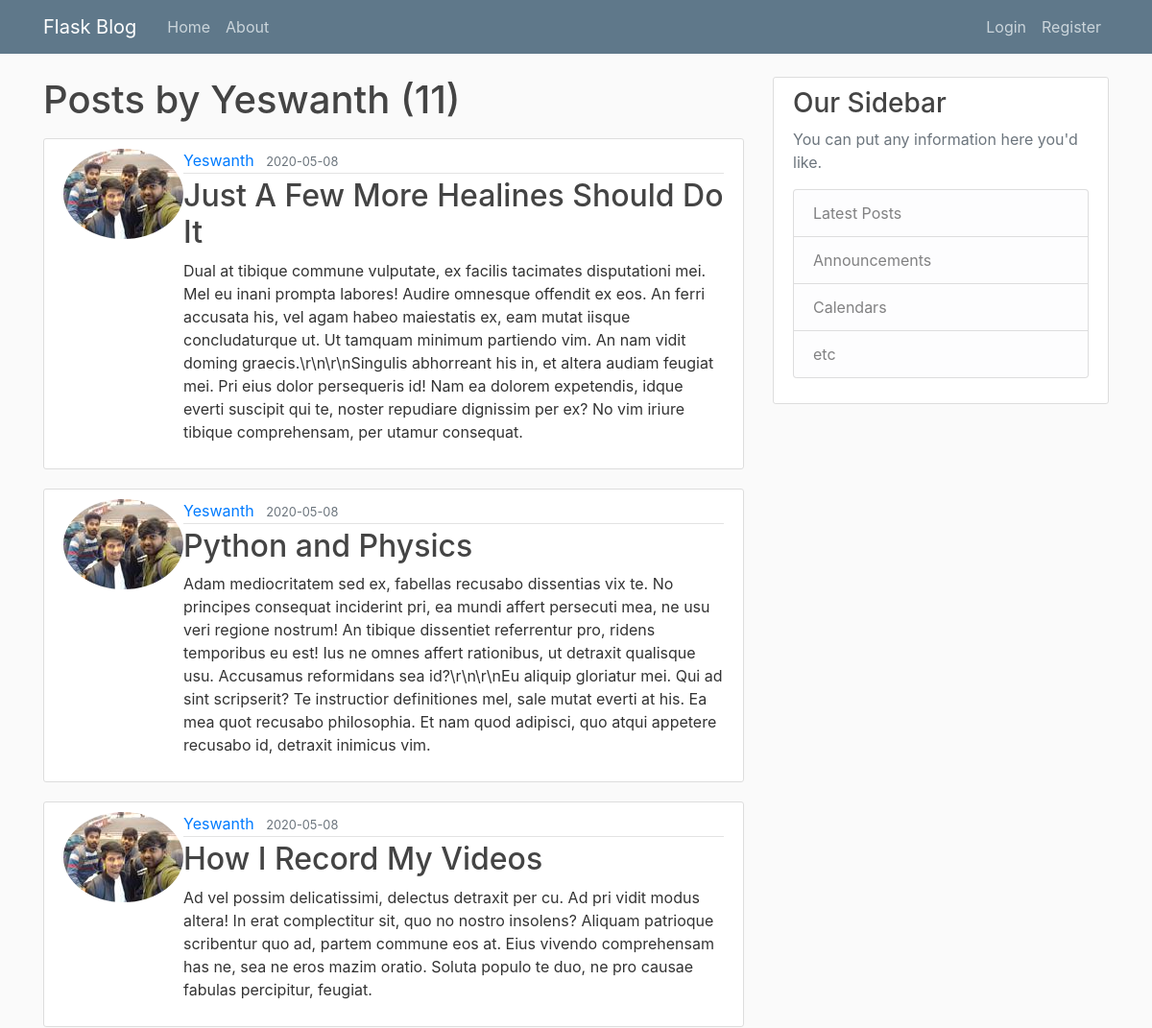
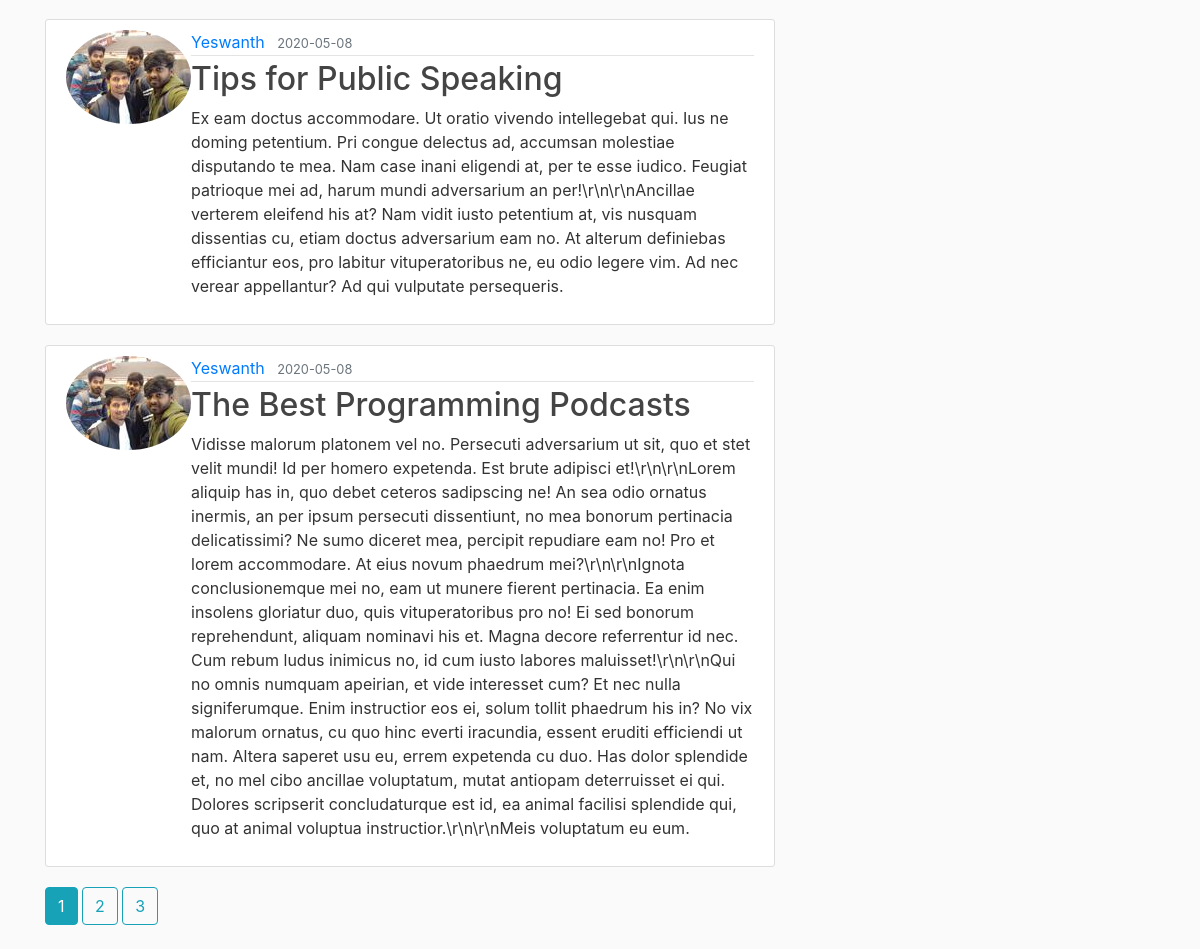
Page /user/Yeswanth on the committed database (2 pictures, top to bottom).
### flaskblog/models.py (models this page shows, shortened)
class User(db.Model, UserMixin):
    id = db.Column(db.Integer, primary_key=True)
    username = db.Column(db.String(20), unique=True, nullable=False)
    email = db.Column(db.String(120), unique=True, nullable=False)
    image_file = db.Column(db.String(20), nullable=False, default='default.jpg')
    password = db.Column(db.String(60), nullable=False)
    posts = db.relationship('Post', backref='author', lazy=True)

class Post(db.Model):
    id = db.Column(db.Integer, primary_key=True)
    title = db.Column(db.String(100), nullable=False )
    date_posted = db.Column(db.DateTime, nullable=False, default=datetime.utcnow)
    content = db.Column(db.Text, nullable=False)
    user_id = db.Column(db.Integer, db.ForeignKey('user.id'), nullable=False)

### flaskblog/users/routes.py (the view)
@users.route("/user/<string:username>")
def user_posts(username):
    page = request.args.get('page', 1, type=int)
    user = User.query.filter_by(username=username).first_or_404()
    posts = Post.query.filter_by(author=user)\
        .order_by(Post.date_posted.desc())\
        .paginate(page=page, per_page=5)
    return render_template('user_post.html', posts=posts, user=user)

### flaskblog/templates/user_post.html
{% extends 'layout.jinja2' %}
{% block content %}
	<h1 class="mb-3">Posts by {{ user.username }} ({{ posts.total }})</h1>
	{% for post in posts.items %}
		<article class="media content-section">
			<img class="rounded-circle article-image" src="{{ url_for('static', filename='profile_pics/' + post.author.image_file) }}">
			<div class="media-body">
				<div class="article-metadata">
					<a class="mr-2" href="{{ url_for('users.user_posts', username=post.author.username) }}">{{ post.author.username }}</a>
					<small class="text-muted">{{ post.date_posted.strftime('%Y-%m-%d') }}</small>
				</div>
				<h2><a class="article-title" href="{{ url_for('posts.post', post_id=post.id) }}">{{ post.title }}</a></h2>
				<p class="article-content">{{ post.content }}</p>
			</div>
		</article>
	{% endfor %}
	{% for page_num in posts.iter_pages(left_edge=1, right_edge=1, left_current=1, right_current=2) %}
		{% if page_num  %}
			{% if posts.page == page_num %}
				<a  class="btn btn-info mb-4" href="{{ url_for('users.user_posts', username=user.username, page=page_num) }}">{{ page_num }}</a>
			{% else %}
				<a  class="btn btn-outline-info mb-4" href="{{ url_for('users.user_posts', username=user.username, page=page_num) }}">{{ page_num }}</a>
			{% endif %}
		{% else %}
			...
		{% endif %}
	{% endfor %}
{% endblock %}

### flaskblog/static/main.css (style rules this page uses)
body { background: #fafafa; color: #333333; margin-top: 5rem; }
h1, h2, h3, h4, h5, h6 { color: #444444; }
.content-section { background: #ffffff; padding: 10px 20px; border: 1px solid #dddddd; border-radius: 3px; margin-bottom: 20px; }
.article-title { color: #444444; }
.article-content { white-space: pre-line; }
.article-metadata { padding-bottom: 1px; margin-bottom: 4px; border-bottom: 1px solid #e3e3e3 }

### rows in the picture
User: username "Yeswanth"
Post: image_file (picture), author.username "Yeswanth", date_posted "2020-05-08", title "Just A Few More Healines Should Do It", content "Dual at tibique commune vulputate, ex facilis tacimates disputationi mei. Mel eu inani prompta labores! Audire omnesque offendit ex eos. An ferri accusata his, vel agam habeo maiestatis ex, eam mutat iisque concludaturque ut. Ut tamquam minimum partiendo vim. An nam vidit doming graecis.\\r\\n\\r\\nSingulis abhorreant his in, et altera audiam feugiat mei. Pri eius dolor persequeris id! Nam ea dolorem expetendis, idque everti suscipit qui te, noster repudiare dignissim per ex? No vim iriure tibique comprehensam, per utamur consequat."
Post: image_file (picture), author.username "Yeswanth", date_posted "2020-05-08", title "Python and Physics", content "Adam mediocritatem sed ex, fabellas recusabo dissentias vix te. No principes consequat inciderint pri, ea mundi affert persecuti mea, ne usu veri regione nostrum! An tibique dissentiet referrentur pro, ridens temporibus eu est! Ius ne omnes affert rationibus, ut detraxit qualisque usu. Accusamus reformidans sea id?\\r\\n\\r\\nEu aliquip gloriatur mei. Qui ad sint scripserit? Te instructior definitiones mel, sale mutat everti at his. Ea mea quot recusabo philosophia. Et nam quod adipisci, quo atqui appetere recusabo id, detraxit inimicus vim."
Post: image_file (picture), author.username "Yeswanth", date_posted "2020-05-08", title "How I Record My Videos", content "Ad vel possim delicatissimi, delectus detraxit per cu. Ad pri vidit modus altera! In erat complectitur sit, quo no nostro insolens? Aliquam patrioque scribentur quo ad, partem commune eos at. Eius vivendo comprehensam has ne, sea ne eros mazim oratio. Soluta populo te duo, ne pro causae fabulas percipitur, feugiat."
Post: image_file (picture), author.username "Yeswanth", date_posted "2020-05-08", title "Tips for Public Speaking", content "Ex eam doctus accommodare. Ut oratio vivendo intellegebat qui. Ius ne doming petentium. Pri congue delectus ad, accumsan molestiae disputando te mea. Nam case inani eligendi at, per te esse iudico. Feugiat patrioque mei ad, harum mundi adversarium an per!\\r\\n\\r\\nAncillae verterem eleifend his at? Nam vidit iusto petentium at, vis nusquam dissentias cu, etiam doctus adversarium eam no. At alterum definiebas efficiantur eos, pro labitur vituperatoribus ne, eu odio legere vim. Ad nec verear appellantur? Ad qui vulputate persequeris."
Post: image_file (picture), author.username "Yeswanth", date_posted "2020-05-08", title "The Best Programming Podcasts", content "Vidisse malorum platonem vel no. Persecuti adversarium ut sit, quo et stet velit mundi! Id per homero expetenda. Est brute adipisci et!\\r\\n\\r\\nLorem aliquip has in, quo debet ceteros sadipscing ne! An sea odio ornatus inermis, an per ipsum persecuti dissentiunt, no mea bonorum pertinacia delicatissimi? Ne sumo diceret mea, percipit repudiare eam no! Pro et lorem accommodare. At eius novum phaedrum mei?\\r\\n\\r\\nIgnota conclusionemque mei no, eam ut munere fierent pertinacia. Ea enim insolens gloriatur duo, quis vituperatoribus pro no! Ei sed bonorum reprehendunt, aliquam nominavi his et. Magna decore referrentur id nec. Cum rebum ludus inimicus no, id cum iusto labores maluisset!\\r\\n\\r\\nQui…"

### other values in the picture
{{ posts.total }} "11"
{{ page_num }} "1"
{{ page_num }} "2" "3"
